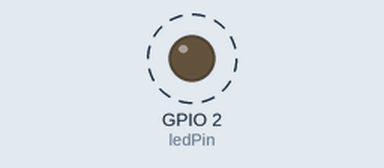
This sketch was run on a simulated ESP8266 (NodeMCU). Parts: output pins drawn as LEDs (lit = HIGH). Dashed ring = blinking. WiFi joins after 1.5 s; servers stay silent unless stated; what the sketch prints to the serial monitor is not drawn.

Above: at 2.1 s.
Timing chart, 0 to 6.6 s (numbered marks = the images above):
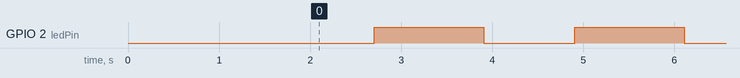

The sketch:

Client.ino
```cpp
/*
 *  This sketch sends a message to a TCP server
 *
 */

#include <ESP8266WiFi.h>

//ESP8266WiFiMulti WiFiMulti;

char ssid[] = "Remote-camera";           // SSID of your AP
char pass[] = "123456789";         // password of your AP

int ledPin = 2;

IPAddress server(192,168,4,1);     // IP address of the AP
WiFiClient client;

void setup()
{
  Serial.begin(115200);

  pinMode(ledPin, OUTPUT);

  // We start by connecting to a WiFi network
  WiFi.mode(WIFI_STA);
  WiFi.begin(ssid);           // connects to the WiFi AP
  Serial.println();
  Serial.println("Connection to the AP");

  while (WiFi.status() != WL_CONNECTED)
  {
    Serial.print(".");
    delay(500);
  }

  Serial.println();
  Serial.println("WiFi connected");
  Serial.print("IP address: ");
  Serial.println(WiFi.localIP());
}


void loop()
{
  client.connect(server, 80);

  digitalWrite(ledPin, LOW);

  // This will send the request to the server
  client.println("Send data\r");

  //read back one line from server
  String line = client.readStringUntil('\r');
  Serial.println(line);

  client.flush();

  Serial.println("closing connection");
  Serial.println("********************************");
  client.stop();

  digitalWrite(ledPin, HIGH);

  delay(1000);
}
```

Measured:
- by itself, GPIO 2 (ledPin): alternates HIGH for 1.2 s and LOW for 1.0 s
